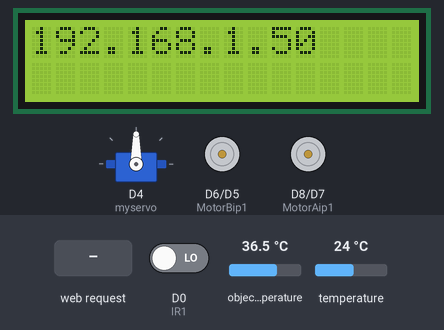
The sketch below on a simulated ESP8266 (NodeMCU). Shown: 16×2 character LCD, servo, motor-driver pin pairs drawn as motors (green arrow = first pin HIGH = forward, orange = second pin HIGH = backward, longer = more drive). Inputs (shaded band) come from the test bench; at power-on: D0 (IR1) LOW, object temperature 36.5 °C, temperature 24 °C. WiFi joins after 1.5 s; servers stay silent unless stated; what the sketch prints to the serial monitor is not drawn.

Above: at 6.9 s.
7.0 s: HTTP request GET /temperature received
At 7.6 s:
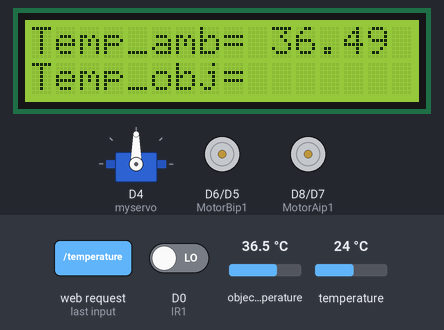
10.0 s: HTTP request GET /frwl received
At 12.5 s:
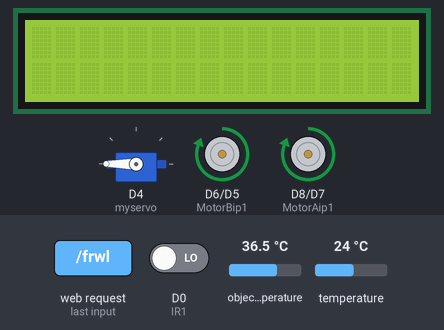
12.9 s: HTTP request GET /frwr received
At 13.45 s:
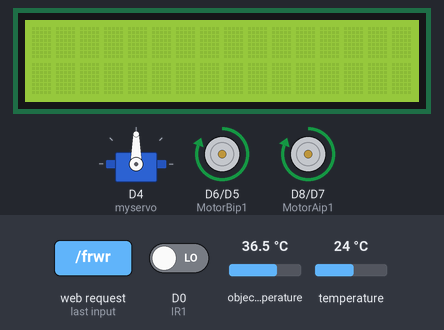
14.5 s: HTTP request GET /left received
At 16.0 s:
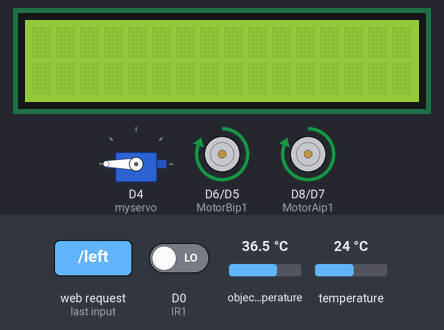
16.2 s: HTTP request GET /rwl received
At 17.6 s:
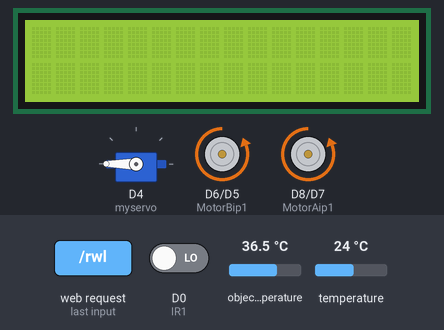
Timing chart, 0 to 19.2 s (numbered marks = the images above; inputs shaded):
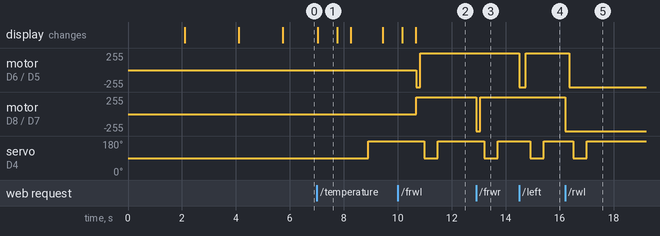

The sketch:

Direction_with_servo-sanitizer.ino
```cpp
#include <ESP8266WiFi.h>
#include <Wire.h>

#include <LiquidCrystal_I2C.h>
LiquidCrystal_I2C lcd(0x27, 16, 2); // set the LCD address to 0x27 for a 16 chars and 2 line display

#include <Servo.h>
Servo myservo;

#include<stdio.h>
#include <Adafruit_MLX90614.h>
Adafruit_MLX90614 mlx = Adafruit_MLX90614();

  int IR1 = D0;    //Sanitizer sensor

double temp_amb;
double temp_obj;

WiFiClient client;
WiFiServer server(80);
String request;
int MotorAip1 = D8;
int MotorAip2 = D7;
// motor two

void frw();   // Forward
void rgt();   //Right
void rw();    //Reverse
void stp();   //Stop
void lft();   //Left

void frwl();  //Forward Left
void frwr();  //Forward Right

void rewr();  //Reverse Right
void rewl();  //Reverse Left

void temp();
//Left motor
int MotorBip1 = D6;
int MotorBip2 = D5;

void setup()
{
  // put your setup code here, to run once:
  Serial.begin(9600);
  lcd.begin();
  lcd.print("WELCOME TO IIST");
  lcd.setCursor(0, 1);
  lcd.print("INDORE");
  delay(2000);
  lcd.clear();
  lcd.setCursor(0, 0);
  lcd.print("Covid Protective");
  lcd.setCursor(0, 1);
  lcd.print("Robot ");
  delay(2000);
  lcd.clear();

  //Servo for Sanitization.....
  myservo.attach(D4);  // attaches the servo on pin 9 to the servo object
  myservo.write(90);

  //Initialize MLX90614
  mlx.begin();
  WiFi.begin("LAPTOP", "7879900833");
  while (WiFi.status() != WL_CONNECTED)
  {
    delay(200);
    Serial.print("..");
  }
  Serial.println();
  Serial.println("NodeMCU is connected!");
  Serial.println(WiFi.localIP());
  lcd.clear();
  lcd.setCursor(0, 0);
  lcd.print(WiFi.localIP());
  server.begin();
  pinMode(MotorAip1, OUTPUT);
  pinMode(MotorAip2, OUTPUT);
  pinMode(MotorBip1, OUTPUT);
  pinMode(MotorBip2, OUTPUT);

  digitalWrite(MotorAip1, LOW);
  digitalWrite(MotorAip2, LOW);
  digitalWrite(MotorBip1, LOW);
  digitalWrite(MotorBip2, LOW);
}

void loop()
{
  // Check if a client has connected
  WiFiClient client = server.available();
  if (!client) {
    return;
  }

  // Wait until the client sends some data
  Serial.println("new client");
  while (!client.available()) {
    delay(1);
  }

  // Read the first line of the request
  String request = client.readStringUntil('\r');
  Serial.println(request);
  client.flush();

  // Match the request


  if (request.indexOf("/frwl") > 0)  {
    frwl();

  }
  else if (request.indexOf("/forward") > 0)  {
    frw();

  }
  else if (request.indexOf("/frwr") > 0)  {
    frwr();

  }
  else if (request.indexOf("/left") > 0)  {
    lft();

  }
  else if (request.indexOf("/stp") > 0)  {
    stp();

  }
  else if (request.indexOf("/right") > 0)  {
    rgt();

  }
  else if (request.indexOf("/rwl") > 0)  {
    rewl();

  }

  else if (request.indexOf("/reverse") > 0)  {
    rw();
  }

  else if (request.indexOf("/rwr") > 0)  {
    rewr();
  }
  else if (request.indexOf("/temperature") > 0)  {
    temp();
  }
  if (digitalRead(IR1) == 0)
  {
    delay(150);
    myservo.write(90);
    delay(500);
    myservo.write(180);
    delay(500);
  }
   client.println("HTTP/1.1 200 OK"); //
  client.println("Content-Type: text/html");
  client.println("");
  client.println("<!DOCTYPE HTML>");
  client.println("<html>");

  client.println("<head><meta name=\"viewport\" content=\"width=device-width, initial-scale=1\">");

  client.println("<link rel=\"shortcut icon\" href=\"https://media-exp1.licdn.com/dms/image/C4E0BAQEzb_74r1fLLg/company-logo_200_200/0/1614056149968?e=2147483647&v=beta&t=gDqZIWfV0Zr7yj4F0_nEFJdsbwQ4atwKBmbFMDUbcIg\" type=\"image/x-icon\">");

  client.println("<script src=\"https://kit.fontawesome.com/afd317a279.js\" crossorigin=\"anonymous\"></script>");

  client.println("<title>Minor Project : COVID PROTECTIVE ROBOT:- PHASE II</title>");

  client.println("<link href=\"https://fonts.googleapis.com/icon?family=Material+Icons\" rel=\"stylesheet\">");

  client.println("<style>html { font-family: Cairo; display: inline; margin: 0px auto; text-align: center; background-color: black; color:white;}");

  client.println("button {background-color: #000000;border: white 1px;color: white;border-radius: 10px 10px;border-style: dotted;padding: 30px 80px;width: 100%;font-size: 15px;text-decoration: none;margin: 2px;font-weight: bold;cursor: pointer;height: auto;justify-content: space-between;transition: all 0.5s;}");
  client.println("button:hover {background-color: #2EE59D;box-shadow: 0px 15px 20px rgba(46, 229, 157, 0.4);color: rgb(0, 0, 0);transform: translate(-7px, -7px);}");
  client.println(".icon:hover {box-shadow: 0px 15px 20px rgba(46, 229, 157, 0.4);color: rgb(0, 0, 0);}");
  client.println(".image {height: auto;position: relative;align-items: center;height: 400px;width: 70%;align-items: center;background-image: url(https://indoreinstitute.com/wp-content/uploads/2021/05/f1.png);background-position: center;background-repeat: no-repeat;background-size: cover;}");
  client.println(".small-underline {width: 50%;height: .1rem;background-color: #00ccff;margin: 0 auto 1rem auto;}");
  client.println(".big-underline {width: 100%;height: 2px;background-color: #00ccff;}");
  client.println(".line {width: 300px;height: 1px;border: solid 1px white;}");
  client.println(".te {font-size: 20px;color: #ff0000;background-color: #000000;width: 300px; text-decoration: none; color: #e65715; padding: 5px; border: solid white 3px;border-radius: 0 20px ; font-family: monospace; transition: all 0.5s; font-weight:1000;padding: 30px 30px;margin-top: 50px;}");
  client.println(".icon {font-size: 70px;color: rgb(255, 255, 255);display: flex;}");
  client.println(".iconlu {font-size: 70px;color: rgb(255, 255, 255);display: flex;rotate: -45deg;}");
  client.println("table {text-align: center;margin: 0;padding: 0;}");
  client.println(".heading{color: black;font-family: monospace;font-style: italic;font-size: 25px;}");
  client.println(".title{font-size: 25px;font-family:monospace;}.team-card{display: flex;flex-direction: row;flex-wrap: wrap;justify-content: space-evenly;transition: all 0.5s; }.card-1{background-image:url(https://indoreinstitute.com/wp-content/uploads/2020/08/Dr.-Keshav-Patidar-300x289.jpg);width: 300px;height:300px;background-position:center;background-repeat: no-repeat;background-size: cover;margin-top: 30px;border-radius: 55px 20px;transition: all 0.5s;}.card-2{background-image: url(https://indoreinstitute.com/wp-content/uploads/2020/08/Mr.-Ankit-Jain-300x289.jpg);width: 300px;height:300px;background-position:center;background-repeat: no-repeat;background-size: cover;margin-top: 30px;border-radius: 55px 20px;transition: all 0.5s;}.card:hover{box-shadow: 0px 15px 20px rgba(255, 255, 255, 0.4);}.card-name{font-family:monospace;font-size: 25px;font-weight: bold;}");

  client.println("@media only screen and (max-width: 800px) {body {background-color: rgba(241, 246, 248, 0.966);color: black;}button {padding: 20px 20px;background-color: white;color: rgb(255, 255, 255);}.icon,.iconlu {font-size: 70px;color: rgb(0, 0, 0);display: flex;}.te {font-size: 20px;color: #ff0000;background-color: #ffffff;width: 300px; text-decoration: none; color: #e65715; padding: 5px; border: solid black 3px;border-radius: 0 20px ; font-family: monospace; transition: all 0.5s; font-weight:1000;padding: 30px 30px;margin-top: 50px;}button:hover {box-shadow: 0px 15px 20px rgba(0, 0, 0, 0.4);color: rgb(255, 255, 255);transform: translate(-7px, -7px);background-color: #00e1ff9b;}.te:hover{color: black;border-color:rgba(255, 255, 255, 0.616) ;}.card:hover{box-shadow: 0px 15px 20px rgba(0, 0, 0, 0.4);}}");

  //  client.println("");
  //  client.println("");

  client.println(".button2 {background-color: #555555;}</style></head>");
  client.println("<body>");
  client.println("<center>");
  client.println("<br>");
  client.println("<table class=\"tablea\"><tr><td><a href=\"/frwl\"><button><i class=\"fa-solid fa-chevron-up iconlu\"\"></i></button></a></td><td><a href=\"/forward\"><button><i class=\"fa-solid fa-chevron-up icon\"\"></i></button></a></td><td><a href=\"/frwr\"><button><i class=\"fa-solid fa-chevron-right iconlu\"\"></i></button></a></td></tr>");
  //
  client.println("<tr><td><a href=\"/left\"><button><i class=\"fa-solid fa-chevron-left icon\"\"></i></button></a></td><td><a href=\"/stp\"><button><i class=\"fa-solid fa-circle-stop icon\"\"></i></button></a></td><td><a href=\"/right\"><button><i class=\"fa-solid fa-chevron-right icon\"\"></i></button></a></td></tr>");
  //
  client.println("<tr><td><a href=\"/rwl\"><button><i class=\"fa-solid fa-chevron-left iconlu\"\"></i></button></a></td><td><a href=\"/reverse\"><button><i class=\"fa-solid fa-chevron-down icon\"\"></i></button></a></td><td><a href=\"/rwr\"><button><i class=\"fa-solid fa-chevron-down iconlu\"\"></i></button></a></td></tr></table>");
  //
  client.println("<a href=\"/temperature\"><button class=\"te\"\">TEMPERATURE</button></a>");
  client.println("<br>");


  if (request.indexOf("/temperature") > 0)  {
    temp();
    client.println("<div class=\"Temperature\">");
    client.print("<h2>Room Temp = </h2>");
    client.println("<h1>");
    client.print(temp_amb );
    client.print(" deg. C</h1>");
    client.print("<div class=\"line\"\"></div>");
    client.print("<h2>Object temp = </h2>");
    client.println("<h1>");
    client.print(temp_obj);
    client.print(" deg. C</h1></div>");
    client.println("<br>");
}
else {

  }
  client.println("<h2 class=\"heading\"\">Department of Electronics & Communication Engineering</h2>");
  client.println("<br>");
  client.println("<div class=\"image\"\"></div>");
  client.println("<br>");
  client.println("<br>");
  client.println("<br>");
  client.println("<div class=\"underline\"\"><div class=\"big-underline\"\"></div><br><div class=\"small-underline\"\"></div></div>");
  client.println("<h3 class=\"title\"\">Minor Project : COVID PROTECTIVE ROBOT:- PHASE II</h3>");
  client.println("<div class=\"underline\"\"><div class=\"small-underline\"\"></div><div class=\"big-underline\"\"></div></div>");
  client.println("<br>");
  client.println("<h2>Faculties</h2><div class=\"team-card\"\"><div class=\"photo-1\"\"><div class=\"card-1 card\"\"></div><p class=\"card-name\"\">Keshav Patidar</p></div><div class=\"photo-2\"\"><div class=\"card-2 card\"\"></div><p class=\"card-name\"\">Ankit Jain</p></div></div>");
  client.println("<br>");
  client.println("<br>");
  client.println("<center>");
  client.println("<script>let btn = document.querySelector('button');document.body.addEventListener('keydown', (e) =>{if(e.key=='a'||e.key=='4'){window.location.href=\"/left\";}if(e.key=='d'||e.key=='6'){window.location.href=\"/right\";}if(e.key=='x'||e.key=='2'){window.location.href=\"/reverse\";}if(e.key=='w'||e.key=='8'){window.location.href=\"/forward\";}if(e.key=='q'||e.key=='7'){window.location.href=\"/frwl\";}if(e.key=='e'||e.key=='9'){window.location.href=\"/frwr\";}if(e.key=='z'||e.key=='1'){window.location.href=\"/rwl\";}if(e.key=='3'||e.key=='c'){window.location.href=\"/rwr\";}if(e.key=='5'||e.key=='s'){window.location.href=\"/stp\";}if(e.key=='t'||e.key=='0'){window.location.href=\"/temperature\";}})</script>");
  client.println("</body>");
  client.println("</html>");
  delay(1);

}
void frw() {
  Serial.println("Forward");
  digitalWrite(MotorAip1, HIGH);
  digitalWrite(MotorAip2, LOW);
  digitalWrite(MotorBip1, HIGH);
  digitalWrite(MotorBip2, LOW);
}

void rw() {
  Serial.println("Reverse");
  digitalWrite(MotorAip1, LOW);
  digitalWrite(MotorAip2, HIGH);
  digitalWrite(MotorBip1, LOW);
  digitalWrite(MotorBip2, HIGH);
}

void lft() {
  Serial.println("Left");
  digitalWrite(MotorAip1, HIGH);
  digitalWrite(MotorAip2, LOW);
  digitalWrite(MotorBip1, LOW);
  digitalWrite(MotorBip2, HIGH);
  delay(250);
  digitalWrite(MotorAip1, HIGH);
  digitalWrite(MotorAip2, LOW);
  digitalWrite(MotorBip1, HIGH);
  digitalWrite(MotorBip2, LOW);
}
void rgt()
{
  Serial.println("Right");
  digitalWrite(MotorAip1, LOW);
  digitalWrite(MotorAip2, HIGH);
  digitalWrite(MotorBip1, HIGH);
  digitalWrite(MotorBip2, LOW);
  delay(250);
  digitalWrite(MotorAip1, HIGH);
  digitalWrite(MotorAip2, LOW);
  digitalWrite(MotorBip1, HIGH);
  digitalWrite(MotorBip2, LOW);

}
void rewl() {
  Serial.println("Reverse Left");
  digitalWrite(MotorAip1, LOW);
  digitalWrite(MotorAip2, HIGH);
  digitalWrite(MotorBip1, HIGH);
  digitalWrite(MotorBip2, LOW);
  delay(150);
  digitalWrite(MotorAip1, LOW);
  digitalWrite(MotorAip2, HIGH);
  digitalWrite(MotorBip1, LOW);
  digitalWrite(MotorBip2, HIGH);
}
void rewr()
{
  Serial.println("Reverse Right");
  digitalWrite(MotorAip1, HIGH);
  digitalWrite(MotorAip2, LOW);
  digitalWrite(MotorBip1, LOW);
  digitalWrite(MotorBip2, HIGH);
  delay(150);
  digitalWrite(MotorAip1, LOW);
  digitalWrite(MotorAip2, HIGH);
  digitalWrite(MotorBip1, LOW);
  digitalWrite(MotorBip2, HIGH);
}
void frwl() {
  Serial.println("Forward Left");
  digitalWrite(MotorAip1, HIGH);
  digitalWrite(MotorAip2, LOW);
  digitalWrite(MotorBip1, LOW);
  digitalWrite(MotorBip2, HIGH);
  delay(150);
  digitalWrite(MotorAip1, HIGH);
  digitalWrite(MotorAip2, LOW);
  digitalWrite(MotorBip1, HIGH);
  digitalWrite(MotorBip2, LOW);
}
void frwr()
{
  Serial.println("Forward Right");
  digitalWrite(MotorAip1, LOW);
  digitalWrite(MotorAip2, HIGH);
  digitalWrite(MotorBip1, HIGH);
  digitalWrite(MotorBip2, LOW);
  delay(150);
  digitalWrite(MotorAip1, HIGH);
  digitalWrite(MotorAip2, LOW);
  digitalWrite(MotorBip1, HIGH);
  digitalWrite(MotorBip2, LOW);
}
void stp()
{
  Serial.println("Stop");
  digitalWrite(MotorAip1, LOW);
  digitalWrite(MotorAip2, LOW);
  digitalWrite(MotorBip1, LOW);
  digitalWrite(MotorBip2, LOW);

}
void temp()
{
  temp_amb = mlx.readAmbientTempC();
  temp_obj = mlx.readObjectTempC();
  lcd.clear();
  lcd.setCursor(0, 0);
  lcd.print("Temp_amb=");
  lcd.setCursor(10, 0);
  lcd.print(temp_amb );
  lcd.setCursor(0, 1);
  lcd.print("Temp_obj=");
  lcd.setCursor(10, 0);
  lcd.print(temp_obj);
  delay(700);
  lcd.clear();

  if (temp_obj > 40) {
    digitalWrite(D4, HIGH);
    lcd.clear();
    lcd.setCursor(0, 0);
    lcd.print("Warning.");
    lcd.setCursor(0, 1);
    lcd.print("HIGH TEMP.....");
    delay(500);
    lcd.clear();
  }
  else {
    digitalWrite(D4, LOW);
    lcd.clear();
    lcd.setCursor(0, 0);
    lcd.print("Cool");
    lcd.setCursor(0, 1);
    lcd.print("Normal TEMP.....");
    delay(500);
    lcd.clear();
  }

//  Serial.print("Room Temp = ");
//  Serial.println(temp_amb);
//  Serial.print("Object temp = ");
//  Serial.println(temp_obj);

}
```

Measured:
- after the input at 7.0 s, servo on D4 (myservo): 90° → 180° after 1.9 s; the display: changes at once (image 1)
- after the input at 10.0 s, motor on D6 (MotorBip1) / D5 (MotorBip2): stopped → backward 255/255 after 0.68 s, → forward 255/255 0.15 s later; motor on D8 (MotorAip1) / D7 (MotorAip2): stopped → forward 255/255 after 0.68 s; servo on D4 (myservo): 180° → 90° after 0.98 s, → 180° 0.50 s later
- after the input at 12.9 s, motor on D8 (MotorAip1) / D7 (MotorAip2): forward 255/255 → backward 255/255 at once, → forward 255/255 0.15 s later; servo on D4 (myservo): 180° → 90° after 0.30 s, → 180° 0.50 s later
- after the input at 14.5 s, motor on D6 (MotorBip1) / D5 (MotorBip2): forward 255/255 → backward 255/255 at once, → forward 255/255 0.25 s later; servo on D4 (myservo): 180° → 90° after 0.40 s, → 180° 0.50 s later
- after the input at 16.2 s, motor on D6 (MotorBip1) / D5 (MotorBip2): forward 255/255 → backward 255/255 after 0.15 s; motor on D8 (MotorAip1) / D7 (MotorAip2): forward 255/255 → backward 255/255 at once; servo on D4 (myservo): 180° → 90° after 0.30 s, → 180° 0.50 s later
- what the display in image 1 shows lasts 0.8 s, from 7.0 s to 7.8 s
